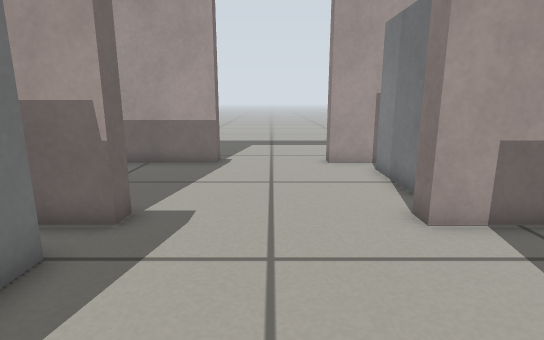
[1] (above)

18 first-person views from a walk through a world built for the Gazebo simulator. The camera is 0.49 m above the floor, tilts 12° down and sees 80° across. The floor is counted in squares, 0.2 m on a side. Each view is taken from the middle of a square. On the plan, view 1 faces up. The plan holds only what a view shows up to about 19 squares ahead; the rest is blank.

[2]
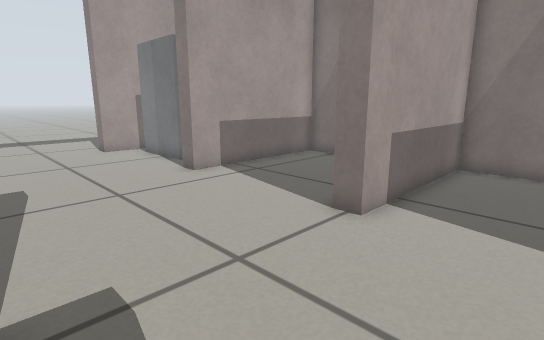

[3]
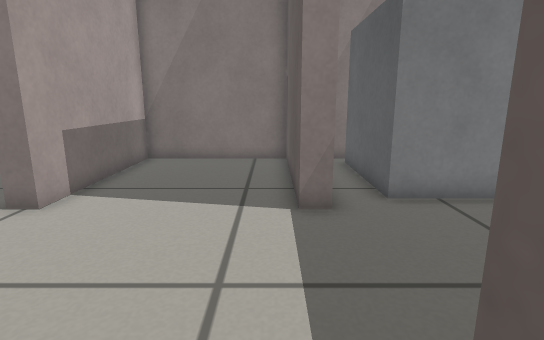

[4]
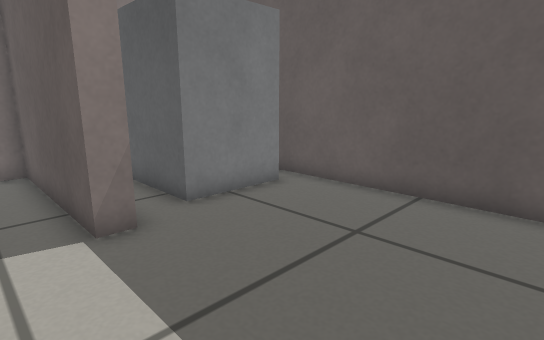

[5]
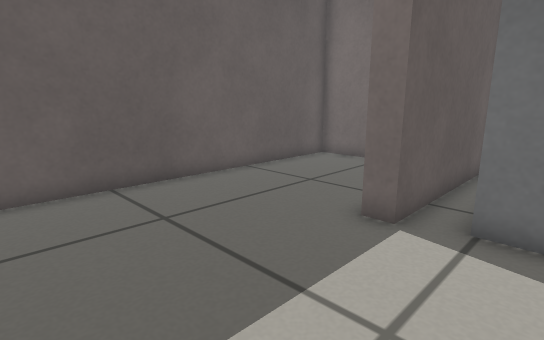

[6]
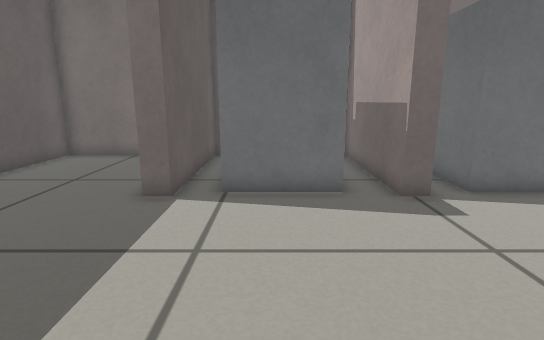

[7]
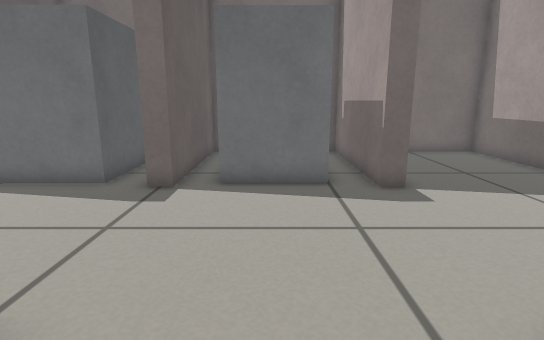

[8]
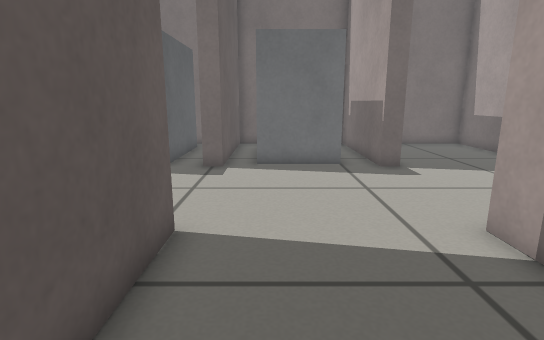

[9]
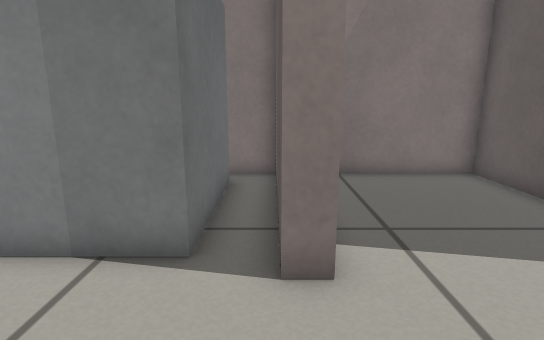

[10]
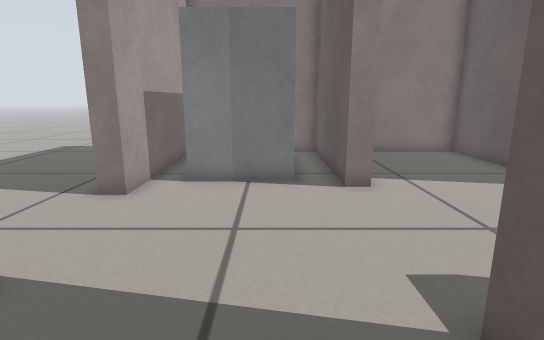

[11]
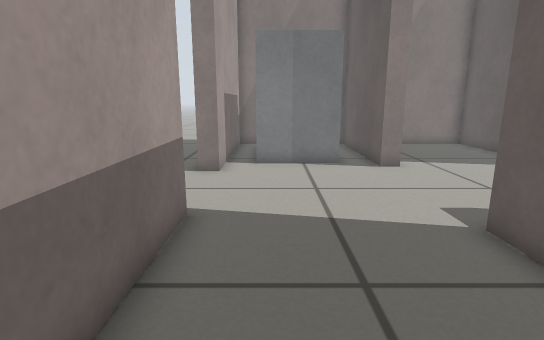

[12]
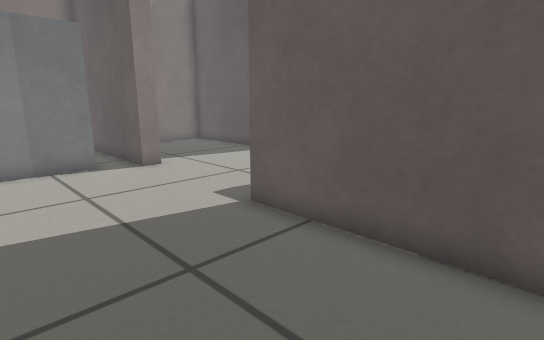

[13]
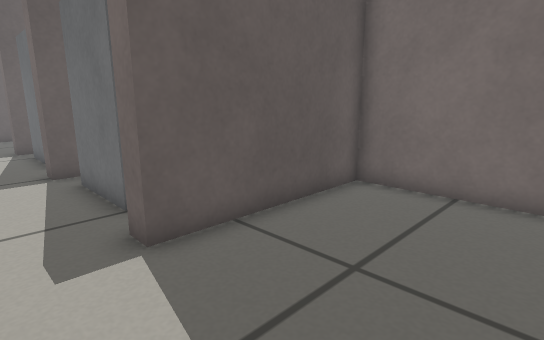

[14]
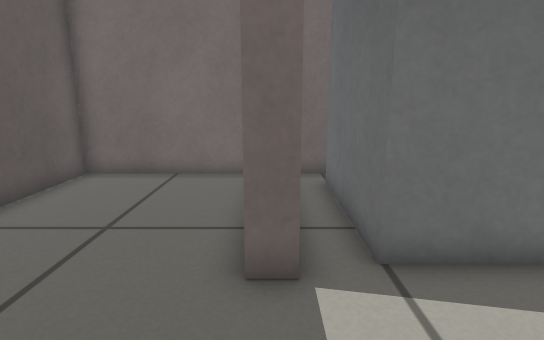

[15]
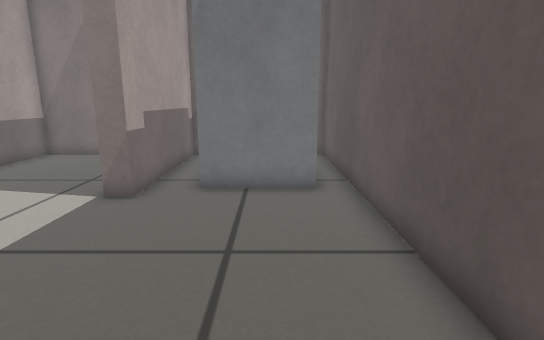

[16]
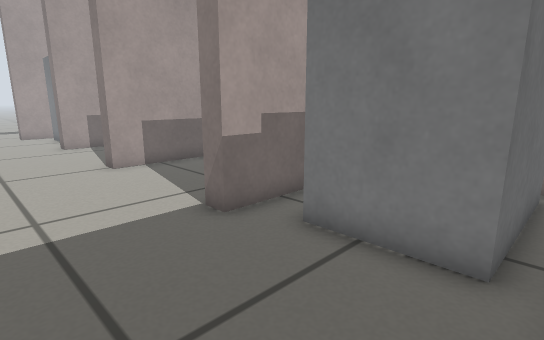

[17]
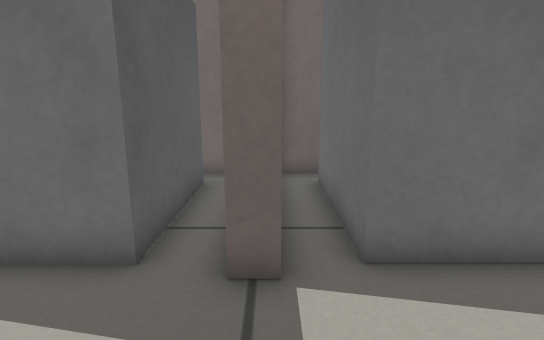

[18]
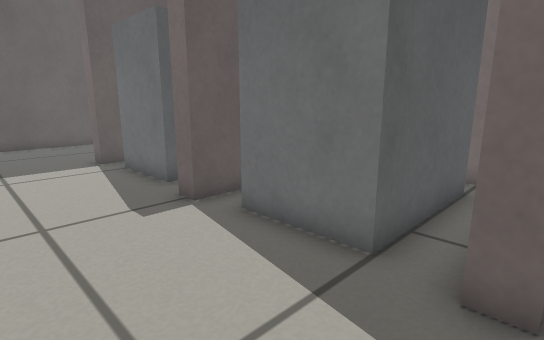

### Floor plan
Key: @ floor where view 1 was taken; # wall or solid block; . floor; D open door; B grey box.
Columns run from 10 left of view 1 to 10 right of it. Each row starts with its distance up from view 1.
 15         ........
 14         ........
 13 ########DDDDD########
 12 #...................#
 11 #.............B
 10 #.............B
  9 #.............BBBBBB
  8 #...................#
  7 ########.....########
  6 ########.....########
  5 #.BBBBB.............#
  4 #     B.............#
  3 #     B.............#
  2 # BBBBB.............#
  1 #...................#
  0 #######...@...#######
 -1 #...................#
 -2 #.BBBBB.............#
 -3       B.............#
 -4       B.............#
 -5 #.BBBBB.............#
 -6 #...................#
 -7 #######.......#######
 -8 #...................#
 -9 #.............BBBBBB#
-10 #.............B
-11 #.............B
-12 #.............BBBBBB#
-13 #...................#
-14 #####################

Where each view was taken, in squares from view 1:
view 1: 0 up, 0 right, facing up
view 2: 4 down, 3 left, facing up-right
view 3: 6 down, 4 left, facing right
view 4: 5 down, 3 left, facing down-right
view 5: 4 down, 3 right, facing down-left
view 6: 4 down, 5 right, facing left
view 7: 3 up, 6 right, facing left
view 8: 2 up, 9 right, facing left
view 9: 7 up, 1 left, facing right
view 10: 9 up, 6 left, facing right
view 11: 11 up, 9 left, facing right
view 12: 12 up, 9 left, facing down-right
view 13: 12 up, 1 left, facing down-left
view 14: 7 down, 1 right, facing left
view 15: 11 down, 5 left, facing right
view 16: 13 down, 1 left, facing up-right
view 17: 0 up, 1 right, facing left
view 18: 7 up, 1 right, facing down-left
